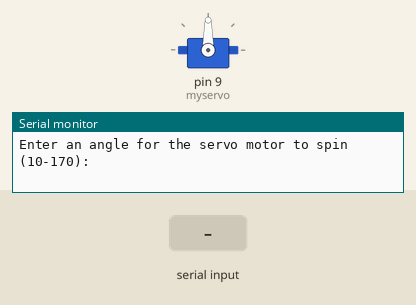
A sketch run on a simulated Arduino Uno, built with avr-gcc and run on an emulated ATmega328P. Shown: servo, the last lines printed to the serial monitor. Inputs (shaded band) come from the test bench.

Above: at 1.2 s.
1.3 s: "30,150,10\n" received over Serial
At 2.4 s:
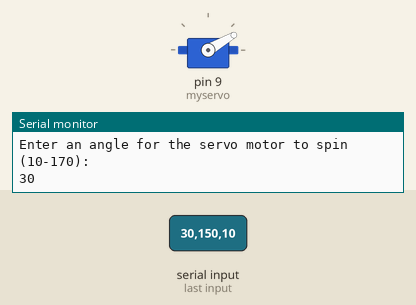
2.8 s: "90,45,200\n" received over Serial
At 3.5 s:
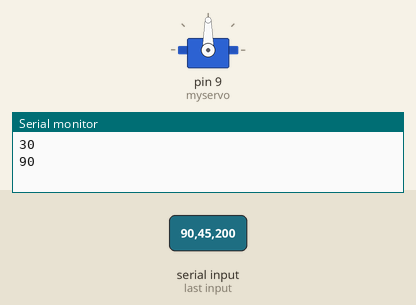
4.3 s: "30,150\n" received over Serial
At 4.6 s:
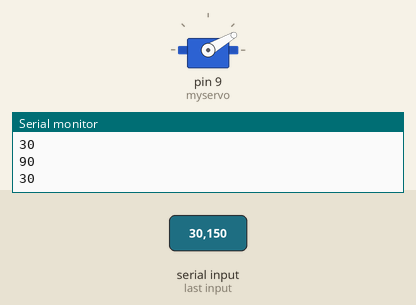
Timing chart, 0 to 7.3 s (numbered marks = the images above; inputs shaded):
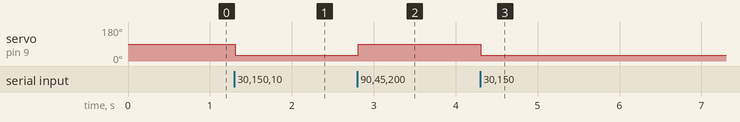

Measured:
- after the input at 1.3 s, servo on pin 9 (myservo): 90° → 30° at once
- after the input at 2.8 s, servo on pin 9 (myservo): 30° → 90° at once
- after the input at 4.3 s, servo on pin 9 (myservo): 90° → 30° at once

The sketch:

unit3_programming_task.ino
```cpp
#include <Servo.h>  //include the servo library

Servo myservo;  //create a servo object

void setup() {
  Serial.begin(9600);  //begin serial communication with the computer

  //prompt the user to enter a command
  Serial.println("Enter an angle for the servo motor to spin (10-170):");

  myservo.attach(9);  //tell the servo object that its servo is plugged into pin 9
}

void loop() {
  if (Serial.available() > 0)  //if the user has sent a command to the RedBoard
  {
    String angle = Serial.readStringUntil('\n');      //read the characters in the command until you reach the second space

    //print the command that was just received in the serial monitor
    Serial.println(angle.toInt());

    if ( !(angle.toInt() >= 10 && angle.toInt() <= 170)) {
      Serial.println("Angle must be between 10 and 170!!");
      return;
    }

    myservo.write(angle.toInt());  //move the servo to the 10 degree position
  }
}
```
